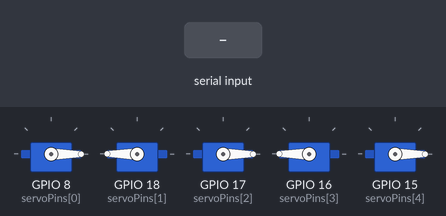
A sketch run on a simulated ESP32. Shown: 5 × servo. The inputs (shaded band) are chosen by the test bench. What the sketch prints to the serial monitor is not drawn.

Above: at 2.7 s.
2.8 s: "90,45\n" received over Serial
At 4.0 s:
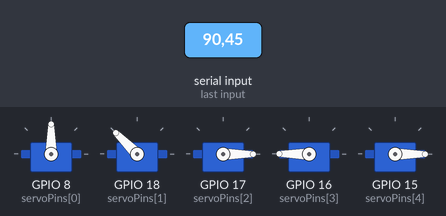
4.3 s: "30,150\n" received over Serial
At 5.1 s:
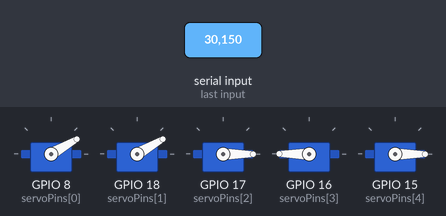
5.8 s: "0\n" received over Serial
At 6.3 s:
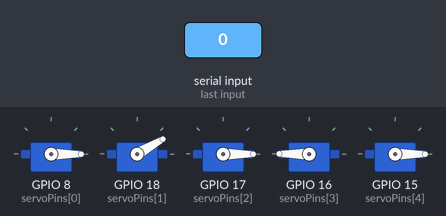
7.3 s: "90\n" received over Serial
At 8.5 s:
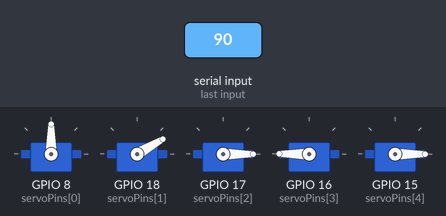
8.8 s: "200\n" received over Serial
At 9.7 s:
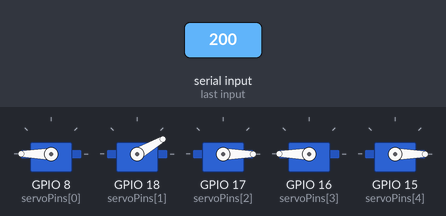
Timing chart, 0 to 11.3 s (numbered marks = the images above; inputs shaded):
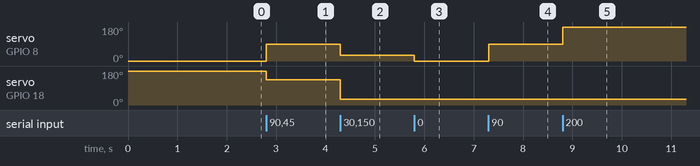

The sketch:

robotic_hand_basic.ino
```cpp
// #include <Arduino.h>
// #include <ESP32Servo.h>

// const int NUM_SERVOS = 5;

// // GPIO pins connected to servos
// int servoPins[NUM_SERVOS] = {17, 15, 16, 8, 18};
// //int servoPins[NUM_SERVOS] = {16, 15, 17, 8, 18};

// // Create servo objects
// Servo servos[NUM_SERVOS];

// // OPTIONAL: invert direction per finger (adjust if needed)
// bool invert[NUM_SERVOS] = {false, false, false, false, false};
// // Set to false for any finger that doesn't need inversion

// void setup() {
//   Serial.begin(115200);

//   // Attach servos
//   for (int i = 0; i < NUM_SERVOS; i++) {
//     servos[i].attach(servoPins[i], 500, 2400);
//   }

//   // ---------- RESET SERVOS TO ZERO POSITION ----------
//   for (int i = 0; i < NUM_SERVOS; i++) {
//     servos[i].write(invert[i] ? 180 : 0);
//   }

//   // Give servos time to reach position
//   delay(1500);

//   //Serial.println("Servos reset to zero position");
// }

// void loop() {
//   if (Serial.available()) {
//     String line = Serial.readStringUntil('\n');
//     line.trim();
//     if (line.length() == 0) return;

//     int servoIndex = 0;
//     int start = 0;

//     while (servoIndex < NUM_SERVOS) {
//       int comma = line.indexOf(',', start);
//       String token;

//       if (comma == -1)
//         token = line.substring(start);
//       else
//         token = line.substring(start, comma);

//       int angle = token.toInt();
//       angle = constrain(angle, 0, 180);

//       // Apply inversion if needed
//       int finalAngle = invert[servoIndex] ? (180 - angle) : angle;

//       servos[servoIndex].write(finalAngle);

//       if (comma == -1) break;
//       start = comma + 1;
//       servoIndex++;
//     }
//   }
// }

#include <Arduino.h>
#include <ESP32Servo.h>

const int NUM_SERVOS = 5;

// GPIO pins connected to servos
int servoPins[NUM_SERVOS] = {8, 18, 17, 16, 15};

// Create servo objects
Servo servos[NUM_SERVOS];

// OPTIONAL: invert direction per finger (adjust if needed)
bool invert[NUM_SERVOS] = {false, true, false, true, false};
// Set to false for any finger that doesn't need inversion

void setup() {
  Serial.begin(1000000);

  // Attach servos
  for (int i = 0; i < NUM_SERVOS; i++) {
    servos[i].attach(servoPins[i], 500, 2400);
  }

  // ---------- RESET SERVOS TO ZERO POSITION ----------
  for (int i = 0; i < NUM_SERVOS; i++) {
    servos[i].write(invert[i] ? 180 : 0);
  }

  // Give servos time to reach position
  delay(1500);

  Serial.println("Servos reset to zero position");
}

void loop() {
  if (Serial.available()) {
    String line = Serial.readStringUntil('\n');
    line.trim();
    if (line.length() == 0) return;

    int servoIndex = 0;
    int start = 0;

    while (servoIndex < NUM_SERVOS) {
      int comma = line.indexOf(',', start);
      String token;

      if (comma == -1)
        token = line.substring(start);
      else
        token = line.substring(start, comma);

      int angle = token.toInt();
      angle = constrain(angle, 0, 180);

      // Apply inversion if needed
      int finalAngle = invert[servoIndex] ? (180 - angle) : angle;

      servos[servoIndex].write(finalAngle);

      if (comma == -1) break;
      start = comma + 1;
      servoIndex++;
    }
  }
}
```

Measured:
- after the input at 2.8 s, servo on GPIO 8 (servoPins[0]): 0° → 90° at once; servo on GPIO 18 (servoPins[1]): 180° → 135° at once
- after the input at 4.3 s, servo on GPIO 8 (servoPins[0]): 90° → 30° at once; servo on GPIO 18 (servoPins[1]): 135° → 30° at once
- after the input at 5.8 s, servo on GPIO 8 (servoPins[0]): 30° → 0° at once
- after the input at 7.3 s, servo on GPIO 8 (servoPins[0]): 0° → 90° at once
- after the input at 8.8 s, servo on GPIO 8 (servoPins[0]): 90° → 180° at once
